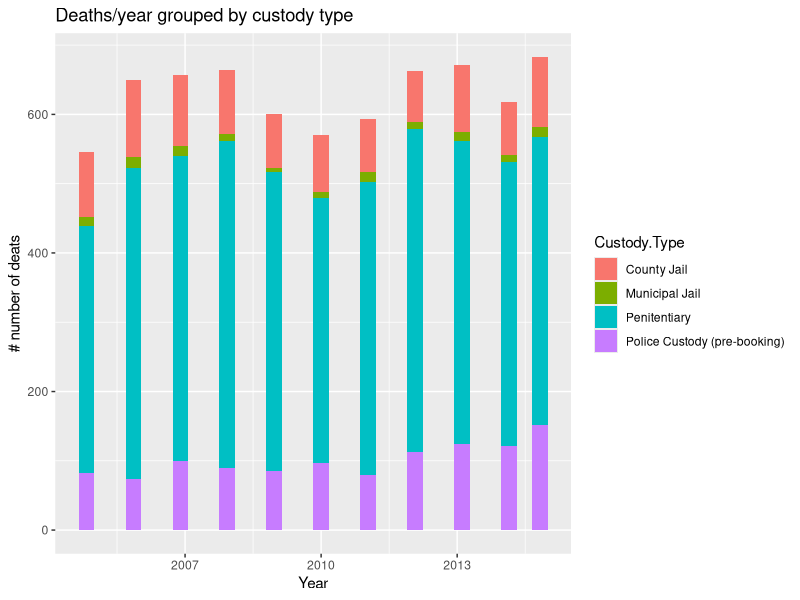
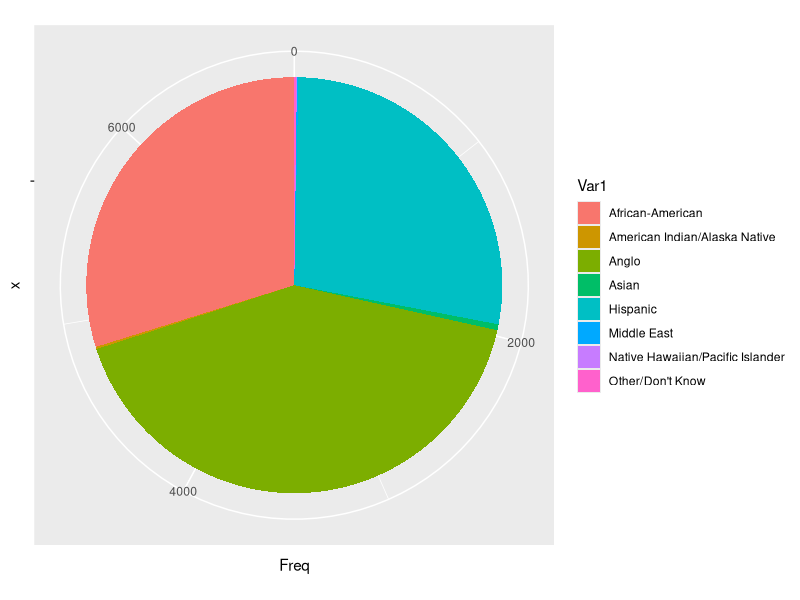
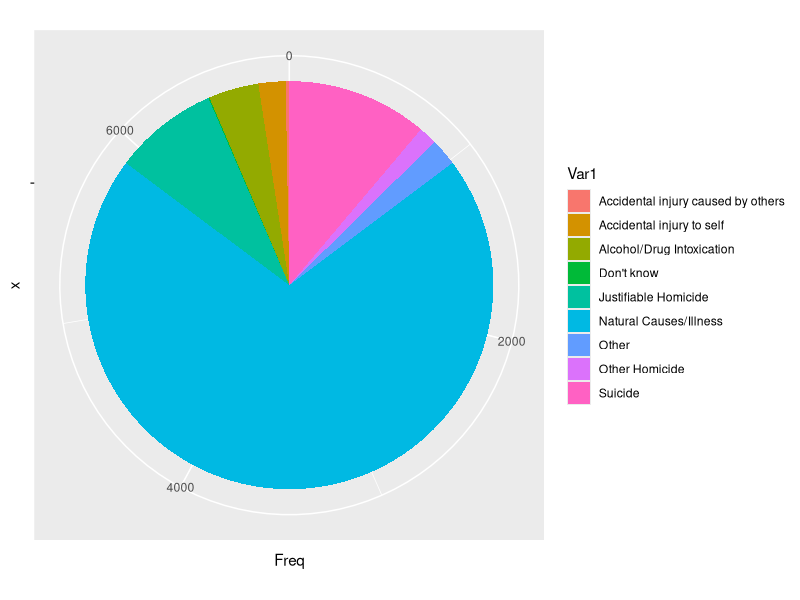
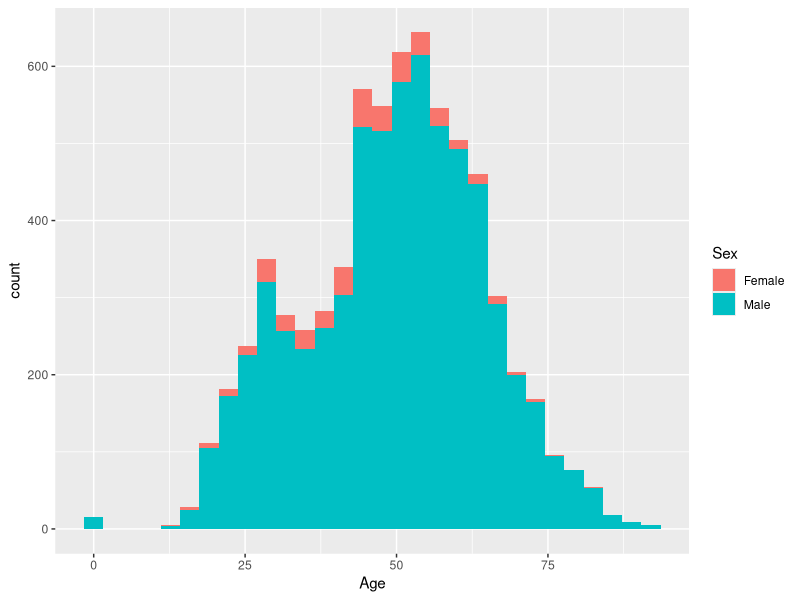

R code for these plots, in order:
## ---- chunk 1
dat <- read.csv('./data/custodial-deaths.csv',header = T,sep=",")
dat <- dat[,c(1:12)]
names(dat)
head(dat)
## ---- chunk 2
dat$Death.Date <- as.Date(dat$Death.Date,'%m/%d/%Y')
dat$Death.Date.year <- as.numeric(format(dat$Death.Date,'%Y'))
## ---- chunk 3
library(ggplot2)
ggplot(dat,aes(Death.Date.year,fill = Custody.Type)) +
  geom_histogram(bins = 30) +
  xlab("Year") +
  ylab("# number of deats")+
  ggtitle("Deaths/year grouped by custody type")

## ---- chunk 4
ethn <- table(dat$Ethnicity)
ethn <- as.data.frame(ethn)

ggplot(ethn, aes(x="", y=Freq, fill=Var1)) +
  geom_bar(width = 1, stat = "identity") +
   coord_polar("y", start=0)

## ---- chunk 5
death_manner <- table(dat$Manner.Death)
death_manner <- as.data.frame(death_manner)
ggplot(death_manner, aes(x="", y=Freq, fill=Var1)) +
  geom_bar(width = 1, stat = "identity") +
   coord_polar("y", start=0)
## ---- chunk 6
ggplot(dat,aes(Age,fill = Sex)) +
  geom_histogram(bins = 30)

